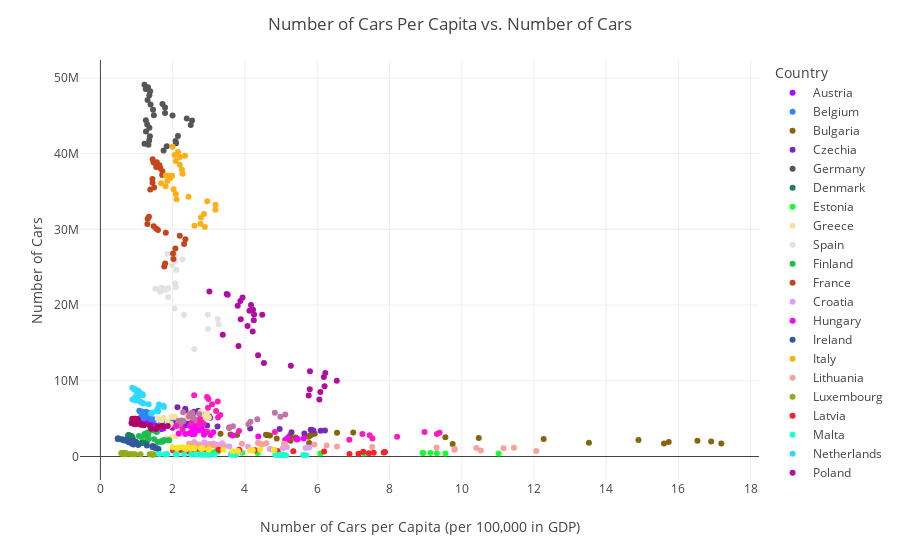

The cell this chart's notebook holds for it:
### Code cell
fig = px.scatter(cars_gdp_df, x = 'CarsPercap', y = 'NumCars', color = 'Country', hover_name = 'Country', size_max = 40, color_discrete_sequence = px.colors.qualitative.Alphabet, 
                 labels = {
                     'CarsPercap': 'Number of Cars per Capita (per 100,000 in GDP)',
                     'NumCars': 'Number of Cars'
                 }
)

fig.update_layout(title = 'Number of Cars Per Capita vs. Number of Cars')
fig.show()

### Figure 1 — Plotly figure (JSON) as saved in the notebook; plotly's stock layout.template omitted (floating-point values rounded to 4 significant figures)
{"data": [{"hovertemplate": "<b>%{hovertext}</b><br><br>Country=Austria<br>Number of Cars per Capita (per 100,000 in GDP)=%{x}<br>Number of Cars=%{y}<extra></extra>", "hovertext": ["Austria", "Austria", "Austria", "Austria", "Austria", "Austria", "Austria", "Austria", "Austria", "Austria", "Austria", "Austria", "Austria", "Austria", "Austria", "Austria", "Austria", "Austria", "Austria", "Austria", "Austria", "Austria", "Austria", "Austria", "Austria", "Austria", "Austria", "Austria", "Austria"], "legendgroup": "Austria", "marker": {"color": "#AA0DFE", "symbol": "circle"}, "mode": "markers", "name": "Austria", "orientation": "v", "showlegend": true, "type": "scatter", "x": [1.674, 1.747, 1.995, 1.998, 2.072, 2.332, 2.379, 2.091, 1.737, 1.532, 1.477, 1.405, 1.226, 1.114, 1.221, 1.271, 1.175, 1.257, 1.212, 1.192, 1.397, 1.369, 1.32, 1.229, 1.273, 1.316, 1.203, 1.228, 1.125], "xaxis": "x", "y": [3594000, 3690000, 3783000, 3887000, 4010000, 4097000, 4182000, 3987000, 4054000, 4109000, 4157000, 4205000, 4246000, 4285000, 4360000, 4441000, 4513000, 4584000, 4641308, 4694921, 4748048, 4821557, 4898578, 4978852, 5039548, 5091827, 5133836, 5150890, 5185006], "yaxis": "y"}, {"hovertemplate": "<b>%{hovertext}</b><br><br>Country=Belgium<br>Number of Cars per Capita (per 100,000 in GDP)=%{x}<br>Number of Cars=%{y}<extra></extra>", "hovertext": ["Belgium", "Belgium", "Belgium", "Belgium", "Belgium", "Belgium", "Belgium", "Belgium", "Belgium", "Belgium", "Belgium", "Belgium", "Belgium", "Belgium", "Belgium", "Belgium", "Belgium", "Belgium", "Belgium", "Belgium", "Belgium", "Belgium", "Belgium", "Belgium", "Belgium", "Belgium", "Belgium", "Belgium", "Belgium"], "legendgroup": "Belgium", "marker": {"color": "#3283FE", "symbol": "circle"}, "mode": "markers", "name": "Belgium", "orientation": "v", "showlegend": true, "type": "scatter", "x": [1.665, 1.746, 1.961, 1.95, 1.992, 2.219, 2.25, 2.083, 1.703, 1.484, 1.432, 1.369, 1.205, 1.115, 1.209, 1.23, 1.161, 1.232, 1.185, 1.172, 1.376, 1.353, 1.296, 1.209, 1.233, 1.261, 1.107, 1.146, 1.074], "xaxis": "x", "y": [4273000, 4339000, 4415000, 4492000, 4584000, 4678000, 4740000, 4787000, 4821000, 4874000, 4919000, 4976000, 5049000, 5131000, 5193000, 5276000, 5407000, 5444000, 5505100, 5584690, 5662059, 5731292, 5798939, 5848425, 5881874, 5897488, 5926009, 5955127, 6047551], "yaxis": "y"}, {"hovertemplate": "<b>%{hovertext}</b><br><br>Country=Bulgaria<br>Number of Cars per Capita (per 100,000 in GDP)=%{x}<br>Number of Cars=%{y}<extra></extra>", "hovertext": ["Bulgaria", "Bulgaria", "Bulgaria", "Bulgaria", "Bulgaria", "Bulgaria", "Bulgaria", "Bulgaria", "Bulgaria", "Bulgaria", "Bulgaria", "Bulgaria", "Bulgaria", "Bulgaria", "Bulgaria", "Bulgaria", "Bulgaria", "Bulgaria", "Bulgaria", "Bulgaria", "Bulgaria", "Bulgaria", "Bulgaria", "Bulgaria", "Bulgaria", "Bulgaria", "Bulgaria", "Bulgaria", "Bulgaria"], "legendgroup": "Bulgaria", "marker": {"color": "#85660D", "symbol": "circle"}, "mode": "markers", "name": "Bulgaria", "orientation": "v", "showlegend": true, "type": "scatter", "x": [9.75, 15.6, 17.19, 13.52, 15.73, 16.91, 16.53, 14.89, 12.27, 10.47, 9.548, 5.778, 5.265, 4.88, 5.404, 5.768, 5.25, 5.809, 5.858, 5.933, 6.998, 6.55, 5.251, 4.693, 4.616, 4.581, 3.782, 3.6, 3.324], "xaxis": "x", "y": [1648000, 1707000, 1731000, 1809000, 1908000, 1993000, 2086000, 2174100, 2309000, 2438000, 2538000, 1768000, 2082000, 2366000, 2502000, 2602000, 2695000, 2807000, 2910235, 3013863, 3162037, 3143568, 2770615, 2773325, 2829946, 2866763, 2830464, 2896777, 3006215], "yaxis": "y"}, {"hovertemplate": "<b>%{hovertext}</b><br><br>Country=Czechia<br>Number of Cars per Capita (per 100,000 in GDP)=%{x}<br>Number of Cars=%{y}<extra></extra>", "hovertext": ["Czechia", "Czechia", "Czechia", "Czechia", "Czechia", "Czechia", "Czechia", "Czechia", "Czechia", "Czechia", "Czechia", "Czechia", "Czechia", "Czechia", "Czechia", "Czechia", "Czechia", "Czechia", "Czechia", "Czechia", "Czechia", "Czechia", "Czechia", "Czechia", "Czechia", "Czechia", "Czechia", "Czechia", "Czechia"], "legendgroup": "Czechia", "marker": {"color": "#782AB6", "symbol": "circle"}, "mode": "markers", "name": "Czechia", "orientation": "v", "showlegend": true, "type": "scatter", "x": [5.646, 5.29, 6.094, 5.844, 5.893, 6.215, 5.821, 4.961, 4.145, 3.569, 3.241, 2.955, 2.533, 2.098, 2.406, 2.392, 2.225, 2.514, 2.494, 2.575, 3.039, 3.01, 2.809, 2.563, 2.592, 2.707, 2.351, 2.347, 2.132], "xaxis": "x", "y": [3043320, 3192532, 3391541, 3492961, 3440000, 3438900, 3529800, 3647100, 3706012, 3816000, 3959000, 4109000, 4280000, 4423000, 4435000, 4496000, 4582000, 4706000, 4729185, 4833386, 5115316, 5307808, 5538222, 5747913, 5924995, 6049255, 6088730, 6305934, 6512774], "yaxis": "y"}, {"hovertemplate": "<b>%{hovertext}</b><br><br>Country=Germany<br>Number of Cars per Capita (per 100,000 in GDP)=%{x}<br>Number of Cars=%{y}<extra></extra>", "hovertext": ["Germany", "Germany", "Germany", "Germany", "Germany", "Germany", "Germany", "Germany", "Germany", "Germany", "Germany", "Germany", "Germany", "Germany", "Germany", "Germany", "Germany", "Germany", "Germany", "Germany", "Germany", "Germany", "Germany", "Germany", "Germany", "Germany", "Germany", "Germany", "Germany"], "legendgroup": "Germany", "marker": {"color": "#565656", "symbol": "circle"}, "mode": "markers", "name": "Germany", "orientation": "v", "showlegend": true, "type": "scatter", "x": [1.749, 1.837, 2.093, 2.08, 2.146, 2.499, 2.536, 2.388, 1.996, 1.788, 1.789, 1.718, 1.328, 1.219, 1.349, 1.369, 1.261, 1.355, 1.294, 1.258, 1.479, 1.455, 1.388, 1.305, 1.355, 1.377, 1.253, 1.315, 1.219], "xaxis": "x", "y": [40404000, 40988000, 41372000, 41674000, 42324000, 43772260, 44383000, 44657000, 45023000, 45376000, 46090000, 46570000, 41184000, 41321000, 41738000, 42302000, 42928000, 43431000, 43851000, 44403000, 45071000, 45803560, 46474594, 47095784, 47715977, 48248584, 48540878, 48763036, 49098685], "yaxis": "y"}, {"hovertemplate": "<b>%{hovertext}</b><br><br>Country=Denmark<br>Number of Cars per Capita (per 100,000 in GDP)=%{x}<br>Number of Cars=%{y}<extra></extra>", "hovertext": ["Denmark", "Denmark", "Denmark", "Denmark", "Denmark", "Denmark", "Denmark", "Denmark", "Denmark", "Denmark", "Denmark", "Denmark", "Denmark", "Denmark", "Denmark", "Denmark", "Denmark", "Denmark", "Denmark", "Denmark", "Denmark", "Denmark", "Denmark", "Denmark", "Denmark", "Denmark", "Denmark", "Denmark", "Denmark"], "legendgroup": "Denmark", "marker": {"color": "#1C8356", "symbol": "circle"}, "mode": "markers", "name": "Denmark", "orientation": "v", "showlegend": true, "type": "scatter", "x": [1.021, 1.042, 1.156, 1.154, 1.164, 1.27, 1.276, 1.187, 0.9746, 0.8543, 0.8326, 0.8009, 0.7258, 0.6644, 0.7384, 0.7542, 0.7172, 0.7692, 0.7427, 0.7386, 0.8902, 0.8874, 0.8573, 0.8205, 0.8626, 0.8605, 0.767, 0.783, 0.7805], "xaxis": "x", "y": [1679007, 1738854, 1783098, 1817147, 1843254, 1854060, 1872631, 1888290, 1894649, 1915821, 1964682, 2020013, 2068493, 2099090, 2120322, 2163676, 2197831, 2237122, 2278021, 2319207, 2390823, 2465534, 2530052, 2594482, 2651741, 2723612, 2787553, 2801076, 2827864], "yaxis": "y"}, {"hovertemplate": "<b>%{hovertext}</b><br><br>Country=Estonia<br>Number of Cars per Capita (per 100,000 in GDP)=%{x}<br>Number of Cars=%{y}<extra></extra>", "hovertext": ["Estonia", "Estonia", "Estonia", "Estonia", "Estonia", "Estonia", "Estonia", "Estonia", "Estonia", "Estonia", "Estonia", "Estonia", "Estonia", "Estonia", "Estonia", "Estonia", "Estonia", "Estonia", "Estonia", "Estonia", "Estonia", "Estonia", "Estonia", "Estonia", "Estonia", "Estonia", "Estonia", "Estonia", "Estonia"], "legendgroup": "Estonia", "marker": {"color": "#16FF32", "symbol": "circle"}, "mode": "markers", "name": "Estonia", "orientation": "v", "showlegend": true, "type": "scatter", "x": [11.02, 9.548, 9.313, 8.924, 8.931, 9.133, 7.294, 6.09, 4.929, 4.352, 3.926, 3.651, 2.618, 2.537, 3.113, 3.173, 2.768, 2.909, 2.775, 2.711, 3.261, 3.218, 2.97, 2.685, 2.802, 2.858, 2.493, 2.485, 2.356], "xaxis": "x", "y": [383444, 406598, 427678, 450954, 458700, 463900, 407300, 400700, 434000, 471000, 493700, 554000, 523800, 551800, 545600, 552680, 574000, 602100, 628565, 652950, 676596, 703151, 725944, 746464, 794926, 808689, 825936, 849294, 865773], "yaxis": "y"}, {"hovertemplate": "<b>%{hovertext}</b><br><br>Country=Greece<br>Number of Cars per Capita (per 100,000 in GDP)=%{x}<br>Number of Cars=%{y}<extra></extra>", "hovertext": ["Greece", "Greece", "Greece", "Greece", "Greece", "Greece", "Greece", "Greece", "Greece", "Greece", "Greece", "Greece", "Greece", "Greece", "Greece", "Greece", "Greece", "Greece", "Greece", "Greece", "Greece", "Greece", "Greece", "Greece", "Greece", "Greece", "Greece", "Greece", "Greece"], "legendgroup": "Greece", "marker": {"color": "#F7E1A0", "symbol": "circle"}, "mode": "markers", "name": "Greece", "orientation": "v", "showlegend": true, "type": "scatter", "x": [1.809, 1.802, 1.96, 2.079, 2.203, 2.716, 2.822, 2.652, 2.133, 1.9, 1.949, 1.866, 1.69, 1.586, 1.742, 1.971, 2.066, 2.397, 2.41, 2.438, 2.932, 3.003, 2.945, 2.798, 2.959, 3.277, 2.931, 2.955, 2.772], "xaxis": "x", "y": [2205000, 2339000, 2500000, 2676000, 2929000, 3195000, 3424000, 3646000, 3840000, 4073511, 4303129, 4543016, 4798530, 5023944, 5131960, 5216873, 5203591, 5167557, 5124208, 5110873, 5107620, 5160056, 5235928, 5282695, 5406551, 5492176, 5604192, 5726012, 5877759], "yaxis": "y"}, {"hovertemplate": "<b>%{hovertext}</b><br><br>Country=Spain<br>Number of Cars per Capita (per 100,000 in GDP)=%{x}<br>Number of Cars=%{y}<extra></extra>", "hovertext": ["Spain", "Spain", "Spain", "Spain", "Spain", "Spain", "Spain", "Spain", "Spain", "Spain", "Spain", "Spain", "Spain", "Spain", "Spain", "Spain", "Spain", "Spain", "Spain", "Spain", "Spain", "Spain", "Spain", "Spain", "Spain"], "legendgroup": "Spain", "marker": {"color": "#E2E2E2", "symbol": "circle"}, "mode": "markers", "name": "Spain", "orientation": "v", "showlegend": true, "type": "scatter", "x": [2.598, 2.981, 3.277, 3.249, 2.971, 2.313, 2.053, 1.875, 1.655, 1.521, 1.652, 1.741, 1.683, 1.877, 1.817, 1.793, 2.082, 2.068, 2.098, 1.985, 2.068, 2.27, 2.02, 2.065, 1.857], "xaxis": "x", "y": [14212000, 16848000, 17449000, 18151000, 18733000, 18688000, 19542000, 21053000, 21760000, 22145000, 21984000, 22148000, 22277000, 22248000, 22025000, 22029512, 22355549, 22876830, 24676557, 25304190, 25836586, 26034347, 26293882, 26605478, 26778142], "yaxis": "y"}, {"hovertemplate": "<b>%{hovertext}</b><br><br>Country=Finland<br>Number of Cars per Capita (per 100,000 in GDP)=%{x}<br>Number of Cars=%{y}<extra></extra>", "hovertext": ["Finland", "Finland", "Finland", "Finland", "Finland", "Finland", "Finland", "Finland", "Finland", "Finland", "Finland", "Finland", "Finland", "Finland", "Finland", "Finland", "Finland", "Finland", "Finland", "Finland", "Finland", "Finland", "Finland", "Finland", "Finland", "Finland", "Finland", "Finland", "Finland"], "legendgroup": "Finland", "marker": {"color": "#1CBE4F", "symbol": "circle"}, "mode": "markers", "name": "Finland", "orientation": "v", "showlegend": true, "type": "scatter", "x": [1.592, 1.653, 1.723, 1.693, 1.729, 1.904, 1.875, 1.758, 1.49, 1.336, 1.332, 1.297, 1.126, 1.062, 1.232, 1.295, 1.216, 1.325, 1.291, 1.303, 1.558, 1.564, 1.505, 1.423, 1.494, 1.502, 1.39, 1.472, 1.413], "xaxis": "x", "y": [1901000, 1943000, 1948000, 2021000, 2083000, 2135000, 2161000, 2195000, 2275000, 2347000, 2430000, 2506000, 2570000, 2700000, 2777000, 2877000, 2978000, 3037000, 3105834, 3172735, 3234860, 3322672, 3398937, 3470507, 3549803, 3607531, 3641532, 3673750, 3718278], "yaxis": "y"}, {"hovertemplate": "<b>%{hovertext}</b><br><br>Country=France<br>Number of Cars per Capita (per 100,000 in GDP)=%{x}<br>Number of Cars=%{y}<extra></extra>", "hovertext": ["France", "France", "France", "France", "France", "France", "France", "France", "France", "France", "France", "France", "France", "France", "France", "France", "France", "France", "France", "France", "France", "France", "France", "France", "France", "France", "France", "France"], "legendgroup": "France", "marker": {"color": "#C4451C", "symbol": "circle"}, "mode": "markers", "name": "France", "orientation": "v", "showlegend": true, "type": "scatter", "x": [1.767, 1.792, 2.02, 2.01, 2.074, 2.316, 2.353, 2.197, 1.81, 1.593, 1.542, 1.474, 1.299, 1.308, 1.343, 1.38, 1.487, 1.442, 1.439, 1.71, 1.714, 1.655, 1.544, 1.585, 1.634, 1.469, 1.56, 1.445], "xaxis": "x", "y": [25100000, 25500000, 26090000, 26810000, 27480000, 28060000, 28700000, 29160000, 29560000, 29900000, 30100000, 30400000, 30700000, 31394000, 31657000, 35252631, 35531728, 36149230, 36647883, 37180101, 37673476, 38117663, 38229305, 38421218, 38467643, 38814659, 38856492, 39258632], "yaxis": "y"}, {"hovertemplate": "<b>%{hovertext}</b><br><br>Country=Croatia<br>Number of Cars per Capita (per 100,000 in GDP)=%{x}<br>Number of Cars=%{y}<extra></extra>", "hovertext": ["Croatia", "Croatia", "Croatia", "Croatia", "Croatia", "Croatia", "Croatia", "Croatia", "Croatia", "Croatia", "Croatia", "Croatia", "Croatia", "Croatia", "Croatia", "Croatia", "Croatia", "Croatia", "Croatia", "Croatia", "Croatia", "Croatia", "Croatia", "Croatia", "Croatia", "Croatia", "Croatia", "Croatia", "Croatia"], "legendgroup": "Croatia", "marker": {"color": "#DEA0FD", "symbol": "circle"}, "mode": "markers", "name": "Croatia", "orientation": "v", "showlegend": true, "type": "scatter", "x": [3.869, 4.251, 4.74, 4.689, 5.045, 5.679, 5.773, 5.16, 4.086, 3.569, 3.427, 3.23, 2.86, 2.544, 2.791, 2.902, 2.718, 2.826, 2.731, 2.784, 3.303, 3.309, 3.185, 3.026, 3.132, 3.373, 2.896, 2.87, 2.595], "xaxis": "x", "y": [711000, 836000, 932000, 1000000, 1059000, 1119000, 1185000, 1228000, 1282000, 1329000, 1374000, 1426000, 1510000, 1551000, 1541000, 1521000, 1518000, 1445000, 1448300, 1474495, 1499802, 1552904, 1596087, 1666413, 1724900, 1746285, 1795465, 1840767, 1910131], "yaxis": "y"}, {"hovertemplate": "<b>%{hovertext}</b><br><br>Country=Hungary<br>Number of Cars per Capita (per 100,000 in GDP)=%{x}<br>Number of Cars=%{y}<extra></extra>", "hovertext": ["Hungary", "Hungary", "Hungary", "Hungary", "Hungary", "Hungary", "Hungary", "Hungary", "Hungary", "Hungary", "Hungary", "Hungary", "Hungary", "Hungary", "Hungary", "Hungary", "Hungary", "Hungary", "Hungary", "Hungary", "Hungary", "Hungary", "Hungary", "Hungary", "Hungary", "Hungary", "Hungary", "Hungary", "Hungary"], "legendgroup": "Hungary", "marker": {"color": "#FE00FA", "symbol": "circle"}, "mode": "markers", "name": "Hungary", "orientation": "v", "showlegend": true, "type": "scatter", "x": [5.433, 5.455, 5.459, 5.117, 5.165, 5.628, 5.19, 4.37, 3.659, 3.052, 2.867, 3.121, 2.614, 2.168, 2.584, 2.537, 2.349, 2.605, 2.518, 2.476, 2.87, 2.895, 2.726, 2.548, 2.612, 2.801, 2.48, 2.587, 2.205], "xaxis": "x", "y": [2244946, 2265180, 2297964, 2218124, 2256000, 2365000, 2482800, 2629500, 2777000, 2828000, 2889000, 3214000, 3262000, 3055000, 3013720, 2984060, 2967810, 2986030, 3040732, 3107695, 3196856, 3313206, 3471997, 3641823, 3812013, 3920799, 4020159, 4094129, 4168651], "yaxis": "y"}, {"hovertemplate": "<b>%{hovertext}</b><br><br>Country=Ireland<br>Number of Cars per Capita (per 100,000 in GDP)=%{x}<br>Number of Cars=%{y}<extra></extra>", "hovertext": ["Ireland", "Ireland", "Ireland", "Ireland", "Ireland", "Ireland", "Ireland", "Ireland", "Ireland", "Ireland", "Ireland", "Ireland", "Ireland", "Ireland", "Ireland", "Ireland", "Ireland", "Ireland", "Ireland", "Ireland", "Ireland", "Ireland", "Ireland", "Ireland", "Ireland", "Ireland", "Ireland", "Ireland", "Ireland"], "legendgroup": "Ireland", "marker": {"color": "#325A9B", "symbol": "circle"}, "mode": "markers", "name": "Ireland", "orientation": "v", "showlegend": true, "type": "scatter", "x": [1.607, 1.565, 1.536, 1.489, 1.441, 1.478, 1.443, 1.285, 1.046, 0.9149, 0.8809, 0.8609, 0.7833, 0.8161, 0.938, 0.9797, 0.9138, 0.964, 0.9152, 0.8498, 0.7654, 0.773, 0.6909, 0.6199, 0.6218, 0.5904, 0.4881, 0.4779, 0.4898], "xaxis": "x", "y": [990384, 1057383, 1134400, 1196900, 1269200, 1319000, 1404000, 1470000, 1532000, 1582000, 1662000, 1779000, 1883000, 2000500, 1971740, 1937130, 1962460, 1951130, 1981830, 2018310, 2060170, 2102720, 2142390, 2182920, 2253210, 2291940, 2309760, 2335130, 2404140], "yaxis": "y"}, {"hovertemplate": "<b>%{hovertext}</b><br><br>Country=Italy<br>Number of Cars per Capita (per 100,000 in GDP)=%{x}<br>Number of Cars=%{y}<extra></extra>", "hovertext": ["Italy", "Italy", "Italy", "Italy", "Italy", "Italy", "Italy", "Italy", "Italy", "Italy", "Italy", "Italy", "Italy", "Italy", "Italy", "Italy", "Italy", "Italy", "Italy", "Italy", "Italy", "Italy", "Italy", "Italy", "Italy", "Italy", "Italy", "Italy", "Italy"], "legendgroup": "Italy", "marker": {"color": "#FEAF16", "symbol": "circle"}, "mode": "markers", "name": "Italy", "orientation": "v", "showlegend": true, "type": "scatter", "x": [2.89, 2.603, 2.772, 2.784, 2.865, 3.183, 3.186, 2.957, 2.436, 2.107, 2.087, 2.025, 1.804, 1.678, 1.852, 1.924, 1.808, 1.985, 1.929, 1.917, 2.274, 2.256, 2.197, 2.087, 2.2, 2.341, 2.052, 2.147, 1.997], "xaxis": "x", "y": [30301000, 30470000, 30748000, 31573000, 32038000, 32584000, 33239000, 33706000, 34310000, 33973000, 34667000, 35297000, 35680000, 36105000, 36372000, 36751000, 37113000, 37078000, 36963000, 37080753, 37351233, 37876138, 38520321, 39018170, 39545232, 39717874, 39822723, 40213061, 40915229], "yaxis": "y"}, {"hovertemplate": "<b>%{hovertext}</b><br><br>Country=Lithuania<br>Number of Cars per Capita (per 100,000 in GDP)=%{x}<br>Number of Cars=%{y}<extra></extra>", "hovertext": ["Lithuania", "Lithuania", "Lithuania", "Lithuania", "Lithuania", "Lithuania", "Lithuania", "Lithuania", "Lithuania", "Lithuania", "Lithuania", "Lithuania", "Lithuania", "Lithuania", "Lithuania", "Lithuania", "Lithuania", "Lithuania", "Lithuania", "Lithuania", "Lithuania", "Lithuania", "Lithuania", "Lithuania", "Lithuania", "Lithuania", "Lithuania", "Lithuania", "Lithuania"], "legendgroup": "Lithuania", "marker": {"color": "#F8A19F", "symbol": "circle"}, "mode": "markers", "name": "Lithuania", "orientation": "v", "showlegend": true, "type": "scatter", "x": [12.06, 10.53, 9.8, 9.809, 11.16, 11.45, 10.41, 9.304, 7.521, 6.548, 6.261, 5.921, 4.486, 3.917, 5.082, 5.112, 4.416, 4.594, 4.364, 2.786, 3.374, 3.389, 3.196, 2.989, 3.071, 3.093, 2.707, 2.607, 2.455], "xaxis": "x", "y": [718469, 785088, 882101, 980910, 1089334, 1172394, 1133477, 1180945, 1256853, 1315914, 1455276, 1592238, 1587903, 1671065, 1695286, 1691855, 1713277, 1753407, 1808982, 1205668, 1244063, 1298737, 1356987, 1430520, 1498688, 1565465, 1611143, 1650384, 1700524], "yaxis": "y"}, {"hovertemplate": "<b>%{hovertext}</b><br><br>Country=Luxembourg<br>Number of Cars per Capita (per 100,000 in GDP)=%{x}<br>Number of Cars=%{y}<extra></extra>", "hovertext": ["Luxembourg", "Luxembourg", "Luxembourg", "Luxembourg", "Luxembourg", "Luxembourg", "Luxembourg", "Luxembourg", "Luxembourg", "Luxembourg", "Luxembourg", "Luxembourg", "Luxembourg", "Luxembourg", "Luxembourg", "Luxembourg", "Luxembourg", "Luxembourg", "Luxembourg", "Luxembourg", "Luxembourg", "Luxembourg", "Luxembourg", "Luxembourg", "Luxembourg", "Luxembourg"], "legendgroup": "Luxembourg", "marker": {"color": "#90AD1C", "symbol": "circle"}, "mode": "markers", "name": "Luxembourg", "orientation": "v", "showlegend": true, "type": "scatter", "x": [1.476, 1.401, 1.445, 1.476, 1.364, 1.11, 0.9585, 0.9151, 0.8248, 0.7013, 0.6264, 0.6846, 0.6734, 0.6295, 0.6686, 0.6259, 0.6087, 0.7127, 0.7062, 0.6898, 0.6567, 0.6853, 0.6609, 0.5772, 0.6117, 0.5942], "xaxis": "x", "y": [253000, 263000, 273090, 281000, 287000, 293000, 299000, 307000, 315000, 322000, 328000, 331500, 337200, 345600, 355900, 363247, 372827, 381103, 390935, 403282, 415145, 426346, 433183, 439919, 444818, 453614], "yaxis": "y"}, {"hovertemplate": "<b>%{hovertext}</b><br><br>Country=Latvia<br>Number of Cars per Capita (per 100,000 in GDP)=%{x}<br>Number of Cars=%{y}<extra></extra>", "hovertext": ["Latvia", "Latvia", "Latvia", "Latvia", "Latvia", "Latvia", "Latvia", "Latvia", "Latvia", "Latvia", "Latvia", "Latvia", "Latvia", "Latvia", "Latvia", "Latvia", "Latvia", "Latvia", "Latvia", "Latvia", "Latvia", "Latvia", "Latvia", "Latvia", "Latvia", "Latvia", "Latvia", "Latvia", "Latvia"], "legendgroup": "Latvia", "marker": {"color": "#F6222E", "symbol": "circle"}, "mode": "markers", "name": "Latvia", "orientation": "v", "showlegend": true, "type": "scatter", "x": [6.894, 7.144, 7.431, 7.565, 7.844, 7.857, 7.876, 7.273, 6.191, 5.339, 4.898, 4.278, 3.269, 2.91, 3.837, 2.981, 2.48, 2.464, 2.36, 2.354, 2.798, 2.658, 2.542, 2.309, 2.387, 2.417, 2.16, 2.138, 2.013], "xaxis": "x", "y": [332000, 379895, 431816, 482670, 526000, 556800, 586200, 619100, 648900, 686100, 742400, 822010, 904870, 932830, 904310, 636660, 612320, 618270, 634600, 657799, 679048, 664177, 689536, 707841, 727164, 739124, 758688, 769723, 781690], "yaxis": "y"}, {"hovertemplate": "<b>%{hovertext}</b><br><br>Country=Malta<br>Number of Cars per Capita (per 100,000 in GDP)=%{x}<br>Number of Cars=%{y}<extra></extra>", "hovertext": ["Malta", "Malta", "Malta", "Malta", "Malta", "Malta", "Malta", "Malta", "Malta", "Malta", "Malta", "Malta", "Malta", "Malta", "Malta", "Malta", "Malta", "Malta", "Malta", "Malta", "Malta", "Malta", "Malta", "Malta", "Malta", "Malta", "Malta"], "legendgroup": "Malta", "marker": {"color": "#1CFFCE", "symbol": "circle"}, "mode": "markers", "name": "Malta", "orientation": "v", "showlegend": true, "type": "scatter", "x": [5.7, 5.137, 5.611, 5.007, 5.045, 4.944, 5.06, 4.843, 3.744, 3.61, 3.157, 2.811, 3.006, 2.974, 2.837, 2.917, 2.665, 2.513, 2.728, 2.644, 2.316, 2.087, 2.112, 2.116, 1.783, 1.854, 1.629], "xaxis": "x", "y": [180851, 166182, 183774, 173700, 182642, 189123, 195400, 201900, 212720, 217924, 224009, 229470, 234341, 240960, 247174, 249612, 256096, 265950, 275380, 282921, 291798, 300140, 307130, 308358, 313177, 317234, 323852], "yaxis": "y"}, {"hovertemplate": "<b>%{hovertext}</b><br><br>Country=Netherlands<br>Number of Cars per Capita (per 100,000 in GDP)=%{x}<br>Number of Cars=%{y}<extra></extra>", "hovertext": ["Netherlands", "Netherlands", "Netherlands", "Netherlands", "Netherlands", "Netherlands", "Netherlands", "Netherlands", "Netherlands", "Netherlands", "Netherlands", "Netherlands", "Netherlands", "Netherlands", "Netherlands", "Netherlands", "Netherlands", "Netherlands", "Netherlands", "Netherlands", "Netherlands", "Netherlands", "Netherlands", "Netherlands", "Netherlands", "Netherlands", "Netherlands", "Netherlands", "Netherlands"], "legendgroup": "Netherlands", "marker": {"color": "#2ED9FF", "symbol": "circle"}, "mode": "markers", "name": "Netherlands", "orientation": "v", "showlegend": true, "type": "scatter", "x": [1.404, 1.446, 1.594, 1.566, 1.59, 1.758, 1.743, 1.621, 1.333, 1.189, 1.157, 1.101, 0.973, 0.8848, 0.9754, 1.019, 0.9672, 1.051, 1.008, 0.9942, 1.173, 1.159, 1.11, 1.02, 1.038, 1.047, 0.94, 0.9566, 0.8823], "xaxis": "x", "y": [5664000, 5810000, 5931000, 6120000, 6343000, 6539000, 6711000, 6855000, 6909000, 6992000, 7092000, 7230000, 7392000, 7542000, 7622000, 7736000, 7859000, 7916000, 7932290, 7979083, 8100864, 8222974, 8373244, 8442982, 8584391, 8686419, 8827709, 8917107, 9067393], "yaxis": "y"}, {"hovertemplate": "<b>%{hovertext}</b><br><br>Country=Poland<br>Number of Cars per Capita (per 100,000 in GDP)=%{x}<br>Number of Cars=%{y}<extra></extra>", "hovertext": ["Poland", "Poland", "Poland", "Poland", "Poland", "Poland", "Poland", "Poland", "Poland", "Poland", "Poland", "Poland", "Poland", "Poland", "Poland", "Poland", "Poland", "Poland", "Poland", "Poland", "Poland", "Poland", "Poland", "Poland", "Poland", "Poland", "Poland", "Poland", "Poland"], "legendgroup": "Poland", "marker": {"color": "#B10DA1", "symbol": "circle"}, "mode": "markers", "name": "Poland", "orientation": "v", "showlegend": true, "type": "scatter", "x": [6.061, 5.765, 6.088, 5.795, 6.204, 6.542, 6.185, 6.225, 5.8, 5.27, 4.526, 4.364, 3.821, 3.386, 4.214, 4.072, 3.884, 4.253, 4.224, 4.168, 4.245, 4.478, 4.125, 3.8, 3.873, 3.933, 3.521, 3.495, 3.017], "xaxis": "x", "y": [7517266, 8054448, 8533449, 8890763, 9283000, 9991300, 10503100, 11028900, 11243800, 11975000, 12339000, 13384000, 14589000, 16080000, 16495000, 17240000, 18125000, 18744000, 19389446, 20003863, 18011775, 18718408, 19266117, 19911107, 20544344, 20985865, 21356007, 21458101, 21796947], "yaxis": "y"}, {"hovertemplate": "<b>%{hovertext}</b><br><br>Country=Portugal<br>Number of Cars per Capita (per 100,000 in GDP)=%{x}<br>Number of Cars=%{y}<extra></extra>", "hovertext": ["Portugal", "Portugal", "Portugal", "Portugal", "Portugal", "Portugal", "Portugal", "Portugal", "Portugal", "Portugal", "Portugal", "Portugal", "Portugal", "Portugal", "Portugal", "Portugal", "Portugal", "Portugal", "Portugal", "Portugal", "Portugal", "Portugal"], "legendgroup": "Portugal", "marker": {"color": "#C075A6", "symbol": "circle"}, "mode": "markers", "name": "Portugal", "orientation": "v", "showlegend": true, "type": "scatter", "x": [3.566, 3.667, 4.096, 4.152, 4.343, 4.981, 5.116, 4.828, 2.212, 2.16, 2.212, 2.147, 2.296, 2.661, 2.641, 2.569, 2.449, 2.552, 2.733, 2.475, 2.542, 2.288], "xaxis": "x", "y": [3751000, 4003000, 4273000, 4587000, 4932000, 5260000, 5537000, 5788000, 4692000, 4712000, 4259000, 4327478, 4699645, 4722963, 4850229, 5059472, 5282970, 5452119, 5565963, 5632644, 5778584, 5847610], "yaxis": "y"}, {"hovertemplate": "<b>%{hovertext}</b><br><br>Country=Romania<br>Number of Cars per Capita (per 100,000 in GDP)=%{x}<br>Number of Cars=%{y}<extra></extra>", "hovertext": ["Romania", "Romania", "Romania", "Romania", "Romania", "Romania", "Romania", "Romania", "Romania", "Romania", "Romania", "Romania", "Romania", "Romania", "Romania", "Romania", "Romania", "Romania", "Romania", "Romania", "Romania", "Romania", "Romania", "Romania", "Romania", "Romania", "Romania", "Romania"], "legendgroup": "Romania", "marker": {"color": "#FC1CBF", "symbol": "circle"}, "mode": "markers", "name": "Romania", "orientation": "v", "showlegend": true, "type": "scatter", "x": [6.89, 7.53, 8.213, 7.454, 9.313, 9.388, 8.972, 7.251, 4.828, 3.836, 2.964, 2.276, 2.099, 2.732, 2.85, 2.526, 2.813, 2.779, 2.757, 3.256, 3.318, 3.201, 2.977, 3.09, 3.247, 2.99, 2.951, 2.594], "xaxis": "x", "y": [2197477, 2391869, 2605465, 2822254, 2980014, 3128782, 3225500, 2971000, 3225300, 3364000, 3221000, 3541000, 4027000, 4245000, 4320000, 4335000, 4487000, 4695660, 4907564, 5155059, 5472423, 5998194, 6452536, 6902984, 7274728, 7611039, 7865186, 8106570], "yaxis": "y"}, {"hovertemplate": "<b>%{hovertext}</b><br><br>Country=Sweden<br>Number of Cars per Capita (per 100,000 in GDP)=%{x}<br>Number of Cars=%{y}<extra></extra>", "hovertext": ["Sweden", "Sweden", "Sweden", "Sweden", "Sweden", "Sweden", "Sweden", "Sweden", "Sweden", "Sweden", "Sweden", "Sweden", "Sweden", "Sweden", "Sweden", "Sweden", "Sweden", "Sweden", "Sweden", "Sweden", "Sweden", "Sweden", "Sweden", "Sweden", "Sweden", "Sweden", "Sweden", "Sweden", "Sweden"], "legendgroup": "Sweden", "marker": {"color": "#B00068", "symbol": "circle"}, "mode": "markers", "name": "Sweden", "orientation": "v", "showlegend": true, "type": "scatter", "x": [1.528, 1.407, 1.551, 1.572, 1.593, 1.709, 1.862, 1.699, 1.371, 1.202, 1.192, 1.117, 0.9763, 0.9343, 1.112, 0.9883, 0.8666, 0.9088, 0.8646, 0.8917, 1.045, 1.042, 1.015, 0.9925, 1.032, 1.019, 0.8792, 0.9649, 0.9559], "xaxis": "x", "y": [3631000, 3655000, 3702000, 3791000, 3890000, 3999000, 4019000, 4043000, 4075000, 4113000, 4154000, 4202000, 4258000, 4279000, 4299950, 4334390, 4400550, 4446349, 4494661, 4584711, 4668262, 4767262, 4844823, 4869979, 4887116, 4943293, 4985979, 4979761, 4976366], "yaxis": "y"}, {"hovertemplate": "<b>%{hovertext}</b><br><br>Country=Slovenia<br>Number of Cars per Capita (per 100,000 in GDP)=%{x}<br>Number of Cars=%{y}<extra></extra>", "hovertext": ["Slovenia", "Slovenia", "Slovenia", "Slovenia", "Slovenia", "Slovenia", "Slovenia", "Slovenia", "Slovenia", "Slovenia", "Slovenia", "Slovenia", "Slovenia", "Slovenia", "Slovenia", "Slovenia", "Slovenia", "Slovenia", "Slovenia", "Slovenia", "Slovenia", "Slovenia", "Slovenia", "Slovenia", "Slovenia", "Slovenia", "Slovenia", "Slovenia", "Slovenia"], "legendgroup": "Slovenia", "marker": {"color": "#FBE426", "symbol": "circle"}, "mode": "markers", "name": "Slovenia", "orientation": "v", "showlegend": true, "type": "scatter", "x": [3.666, 3.808, 4.214, 4.142, 4.208, 4.819, 4.805, 4.417, 3.401, 2.994, 2.996, 2.802, 2.379, 2.116, 2.383, 2.494, 2.341, 2.593, 2.504, 2.424, 2.838, 2.782, 2.609, 2.391, 2.429, 2.466, 2.171, 2.263, 1.999], "xaxis": "x", "y": [698212, 728000, 779000, 814000, 849000, 869000, 885000, 914500, 890000, 911000, 960000, 980000, 1014000, 1045180, 1058858, 1061650, 1066500, 1066030, 1066795, 1068362, 1078737, 1096523, 1117935, 1143150, 1165371, 1170690, 1189457, 1207755, 1230565], "yaxis": "y"}], "layout": {"legend": {"title": {"text": "Country"}, "tracegroupgap": 0}, "margin": {"t": 60}, "title": {"text": "Number of Cars Per Capita vs. Number of Cars"}, "xaxis": {"anchor": "y", "domain": [0, 1], "title": {"text": "Number of Cars per Capita (per 100,000 in GDP)"}}, "yaxis": {"anchor": "x", "domain": [0, 1], "title": {"text": "Number of Cars"}}}}
